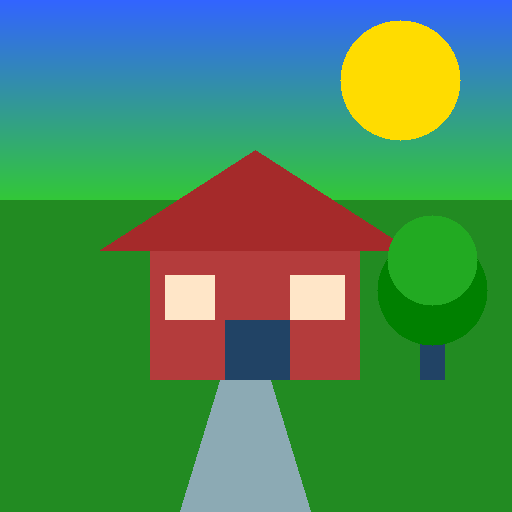
#> input picture Semana_09_Fundamentos_Vision_Computador/semana_9_3_imagen_matriz_pixeles/media/imagen_taller.png, 512 x 512 px, found by its file name
$ jupyter execute taller_pixels_coordenadas.ipynb
#> lines starting #> are read from the running program, lines starting #| are printed output that depends on the picture
# Taller: De Pixels a Coordenadas
## Explorando la Imagen como Matriz

**Herramientas:** `opencv-python`, `numpy`, `matplotlib`

---
## 0. Instalación e importaciones

[cell 1]
# Instalar dependencias (solo necesario en Colab)
# !pip install opencv-python numpy matplotlib

import cv2
import numpy as np
import matplotlib.pyplot as plt
import matplotlib.patches as mpatches

# Configuración global de plots
plt.rcParams['figure.facecolor'] = '#0f0f0f'
plt.rcParams['axes.facecolor'] = '#1a1a2e'
plt.rcParams['text.color'] = 'white'
plt.rcParams['axes.labelcolor'] = 'white'
plt.rcParams['xtick.color'] = 'white'
plt.rcParams['ytick.color'] = 'white'
plt.rcParams['axes.titlecolor'] = 'white'
plt.rcParams['axes.edgecolor'] = '#444'

def mostrar(titulo, img_bgr=None, img_rgb=None, cmap=None, figsize=(6,5)):
    """Helper para mostrar imágenes con matplotlib."""
    fig, ax = plt.subplots(figsize=figsize)
    if img_bgr is not None:
        ax.imshow(cv2.cvtColor(img_bgr, cv2.COLOR_BGR2RGB))
    elif img_rgb is not None:
        ax.imshow(img_rgb, cmap=cmap)
    ax.set_title(titulo, fontsize=13, pad=10)
    ax.axis('off')
    plt.tight_layout()
    plt.show()

print('✅ Librerías cargadas correctamente')
print(f'   OpenCV versión: {cv2.__version__}')
print(f'   NumPy versión:  {np.__version__}')

---
## 1. Cargar la imagen y explorar su estructura matricial

Usamos `cv2.imread()` que carga la imagen en formato **BGR** (Blue-Green-Red),
a diferencia de matplotlib que espera **RGB**. ¡Cuidado con este detalle!

[cell 2]
# ── Cargar imagen ──────────────────────────────────────────────────
ruta = 'media/imagen_taller.png'   # ← cambia aquí si usas otra imagen
img_bgr = cv2.imread(ruta)
#> img_bgr is the input picture: shape (512, 512, 3); mean B, G, R 86, 136.7, 75.2

if img_bgr is None:
    raise FileNotFoundError(f'No se encontró la imagen en: {ruta}')

# ── Información de la matriz ───────────────────────────────────────
alto, ancho, canales = img_bgr.shape
print('═' * 45)
print('  INFORMACIÓN DE LA IMAGEN')
print('═' * 45)
print(f'  Tipo de dato  : {img_bgr.dtype}')
#|   Tipo de dato  : uint8
print(f'  Forma (shape) : {img_bgr.shape}  →  (alto, ancho, canales)')
#|   Forma (shape) : (512, 512, 3)  →  (alto, ancho, canales)
print(f'  Alto          : {alto} px')
#|   Alto          : 512 px
print(f'  Ancho         : {ancho} px')
#|   Ancho         : 512 px
print(f'  Canales       : {canales}  (B, G, R en OpenCV)')
#|   Canales       : 3  (B, G, R en OpenCV)
print(f'  Total píxeles : {alto * ancho:,}')
#|   Total píxeles : 262,144
print(f'  Memoria aprox : {img_bgr.nbytes / 1024:.1f} KB')
#|   Memoria aprox : 768.0 KB
print('═' * 45)

# ── Inspección de píxeles concretos ───────────────────────────────
print('\n  VALORES DE PÍXELES INDIVIDUALES')
print(f'  Píxel [50, 50]    (cielo)  : BGR = {img_bgr[50,  50]}')
#|   Píxel [50, 50]    (cielo)  : BGR = [205 125  50]
print(f'  Píxel [300, 250]  (casa)   : BGR = {img_bgr[300, 250]}')
#|   Píxel [300, 250]  (casa)   : BGR = [ 60  60 180]
print(f'  Píxel [300, 430]  (árbol)  : BGR = {img_bgr[300, 430]}')
#|   Píxel [300, 430]  (árbol)  : BGR = [ 34 170  34]

mostrar('Imagen original (BGR → RGB para display)', img_bgr=img_bgr, figsize=(6,6))

---
## 2. Canales de color: RGB y HSV

### 2.1 Separar canales RGB
Cada canal es una **matriz 2D** de intensidades. Podemos separarlos con `cv2.split()`
o con slicing de NumPy: `img[:, :, 0]` → canal azul.

[cell 3]
# Convertir BGR → RGB para trabajar intuitivamente
img_rgb = cv2.cvtColor(img_bgr, cv2.COLOR_BGR2RGB)

# Separar los tres canales
canal_r = img_rgb[:, :, 0]   # Red
canal_g = img_rgb[:, :, 1]   # Green
canal_b = img_rgb[:, :, 2]   # Blue
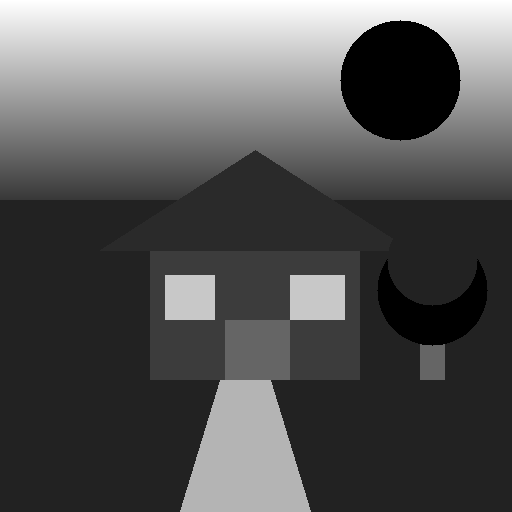
#> canal_b: shape (512, 512); min 0, max 255, mean 86

# También podemos usar cv2.split() que devuelve (B, G, R) en OpenCV
b, g, r = cv2.split(img_bgr)

# Visualizar canales en sus colores reales
fig, axes = plt.subplots(1, 4, figsize=(16, 4))

datos = [
    (img_rgb,  'Imagen RGB\nOriginal',  None),
    (canal_r,  'Canal R (Rojo)',         'Reds'),
    (canal_g,  'Canal G (Verde)',        'Greens'),
    (canal_b,  'Canal B (Azul)',         'Blues'),
]

for ax, (data, titulo, cmap) in zip(axes, datos):
    ax.imshow(data, cmap=cmap)
    ax.set_title(titulo, fontsize=11)
    ax.axis('off')
    # Anotación con estadísticas
    if cmap is not None:
        ax.set_xlabel(f'min={data.min()}  max={data.max()}  media={data.mean():.1f}',
                      color='#aaa', fontsize=9)
#> this loop made 4 passes
#> (titulo, cmap) on passes 2 to 4: ('Canal R (Rojo)', 'Reds'), ('Canal G (Verde)', 'Greens'), ('Canal B (Azul)', 'Blues')

fig.suptitle('Descomposición en Canales RGB', fontsize=14, y=1.02)
plt.tight_layout()
plt.show()

print('Dimensión de cada canal:', canal_r.shape, '← solo (alto, ancho), sin canal')
#| Dimensión de cada canal: (512, 512) ← solo (alto, ancho), sin canal
print('Ejemplo canal_r[50, 50] =', canal_r[50, 50], '→ intensidad del rojo en ese píxel')
#| Ejemplo canal_r[50, 50] = 50 → intensidad del rojo en ese píxel

### 2.2 Espacio de color HSV

HSV descompone el color de forma más intuitiva para humanos:
- **H** (Hue / Matiz): tipo de color, ángulo 0-179 en OpenCV (0=rojo, 60=verde, 120=azul)
- **S** (Saturation / Saturación): pureza del color, 0-255
- **V** (Value / Brillo): luminosidad, 0-255

Es muy útil para **segmentar colores** (ej. detectar objetos por su color).

[cell 4]
# Convertir BGR → HSV
img_hsv = cv2.cvtColor(img_bgr, cv2.COLOR_BGR2HSV)
#> img_hsv: shape (512, 512, 3); mean H, S, V 62.4, 184.1, 169.6

canal_h, canal_s, canal_v = cv2.split(img_hsv)
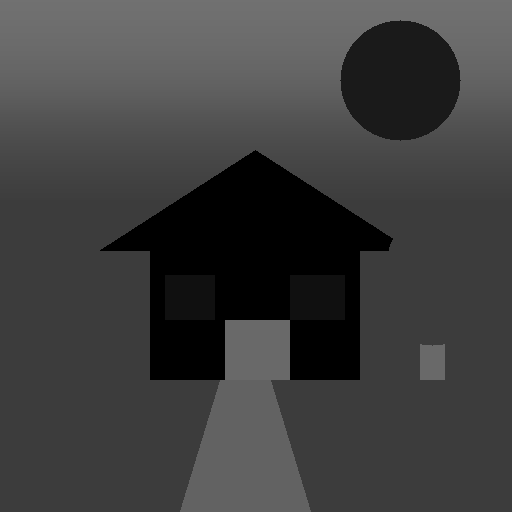
#> canal_h: shape (512, 512); min 0, max 113, mean 62.4
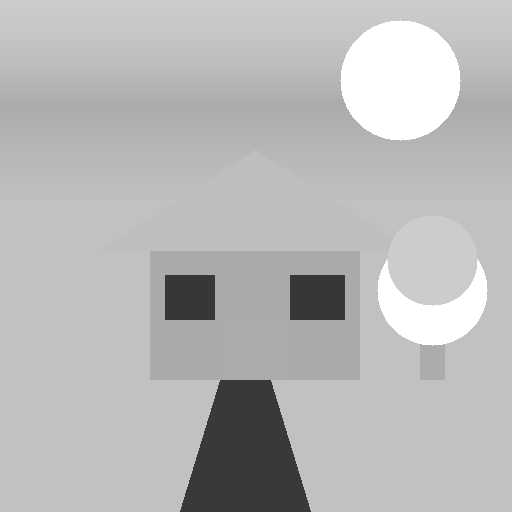
#> canal_s: shape (512, 512); min 55, max 255, mean 184.1
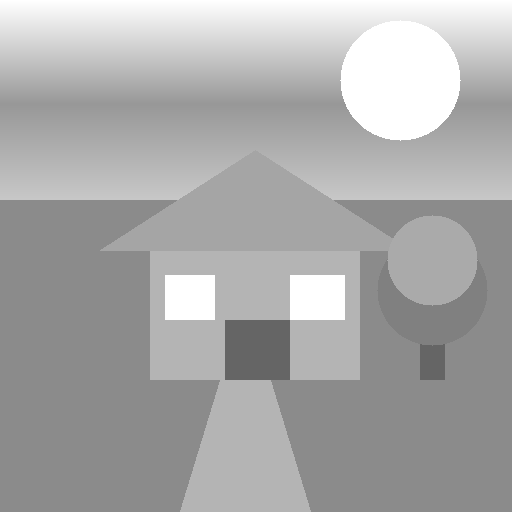
#> canal_v: shape (512, 512); min 101, max 255, mean 169.6

fig, axes = plt.subplots(1, 4, figsize=(16, 4))

datos_hsv = [
    (img_rgb,   'Imagen RGB\nOriginal',  None),
    (canal_h,   'Canal H\n(Matiz)',       'hsv'),
    (canal_s,   'Canal S\n(Saturación)', 'plasma'),
    (canal_v,   'Canal V\n(Valor/Brillo)', 'gray'),
]

for ax, (data, titulo, cmap) in zip(axes, datos_hsv):
    ax.imshow(data, cmap=cmap)
    ax.set_title(titulo, fontsize=11)
    ax.axis('off')
#> this loop made 4 passes

fig.suptitle('Descomposición en Canales HSV', fontsize=14, y=1.02)
plt.tight_layout()
plt.show()

# Tabla comparativa de píxeles en ambos espacios de color
print('\n  COMPARACIÓN DE ESPACIOS DE COLOR EN PUNTOS CLAVE')
print(f'  {"Región":<20} {"BGR":>20} {"HSV":>20}')
print('  ' + '─' * 60)
puntos = [
    ('Cielo (50,50)',    (50, 50)),
    ('Sol (80, 400)',    (80, 400)),
    ('Casa (300,250)',   (300, 250)),
    ('Árbol (290,432)', (290, 432)),
]
for nombre, (y, x) in puntos:
    bgr_val = img_bgr[y, x]
    hsv_val = img_hsv[y, x]
    print(f'  {nombre:<20} BGR={str(bgr_val):>17}   HSV={str(hsv_val):>17}')
#> this loop made 4 passes
#> (bgr_val, hsv_val) on passes 1 to 4: ([205, 125, 50], [106, 193, 205]), ([0, 220, 255], [26, 255, 255]), ([60, 60, 180], [0, 170, 180]), ([34, 170, 34], [60, 204, 170])
#> (printed output is left out)

---
## 3. Slicing de matrices: Modificar regiones específicas

En NumPy, el slicing funciona igual que en listas pero en múltiples dimensiones:
```python
imagen[y_inicio:y_fin, x_inicio:x_fin]  →  submatriz (región rectangular)
imagen[y_inicio:y_fin, x_inicio:x_fin] = [B, G, R]  →  asignar color
```

### 3.1 Cambiar el color de un área rectangular

[cell 5]
# Trabajamos sobre una copia para no modificar el original
img_mod1 = img_bgr.copy()

# ─── Modificación 1: Ventana izquierda → rojo brillante ──────────
# Coordenadas: [fila_inicio:fila_fin, col_inicio:col_fin]
img_mod1[275:320, 165:215] = [0, 0, 255]   # BGR rojo

# ─── Modificación 2: Ventana derecha → cyan ───────────────────────
img_mod1[275:320, 290:345] = [255, 255, 0]  # BGR cyan

# ─── Modificación 3: Zona del suelo → naranja ─────────────────────
img_mod1[450:510, 50:200] = [0, 140, 255]   # BGR naranja

# ─── Dibujar rectángulos para señalar las zonas ───────────────────
img_anotada = img_mod1.copy()
cv2.rectangle(img_anotada, (165, 275), (215, 320), (255, 255, 255), 2)
cv2.rectangle(img_anotada, (290, 275), (345, 320), (255, 255, 255), 2)
cv2.rectangle(img_anotada, (50, 450),  (200, 510), (255, 255, 255), 2)

# Etiquetas
cv2.putText(img_anotada, 'Rojo', (167, 310), cv2.FONT_HERSHEY_SIMPLEX, 0.45, (255,255,255), 1)
#> img_anotada: shape (512, 512, 3); mean B, G, R 85.1, 136.3, 81
cv2.putText(img_anotada, 'Cyan', (292, 310), cv2.FONT_HERSHEY_SIMPLEX, 0.45, (255,255,255), 1)
#> img_anotada: shape (512, 512, 3); mean B, G, R 85.1, 136.3, 81.1
cv2.putText(img_anotada, 'Naranja', (55, 490), cv2.FONT_HERSHEY_SIMPLEX, 0.5, (255,255,255), 1)

# Comparación lado a lado
fig, (ax1, ax2) = plt.subplots(1, 2, figsize=(13, 6))
ax1.imshow(cv2.cvtColor(img_bgr, cv2.COLOR_BGR2RGB))
ax1.set_title('Original', fontsize=12)
ax1.axis('off')
ax2.imshow(cv2.cvtColor(img_anotada, cv2.COLOR_BGR2RGB))
ax2.set_title('Después del slicing\n(regiones recoloreadas)', fontsize=12)
ax2.axis('off')
plt.suptitle('Modificación de Regiones con Slicing NumPy', fontsize=14)
plt.tight_layout()
plt.show()

print('Código equivalente al slicing de ventana izquierda:')
print('  img_mod1[275:320, 165:215] = [0, 0, 255]')
print('  ↑fila_ini ↑fila_fin ↑col_ini ↑col_fin   ↑valor BGR')
print(f'  Tamaño del bloque: {(320-275)} filas × {(215-165)} columnas = {(320-275)*(215-165)} píxeles modificados')

### 3.2 Sustituir una región por otra parte de la imagen

El slicing también permite **copiar bloques completos** de una región a otra.
Los bloques deben tener el **mismo tamaño** (mismo número de filas y columnas).

[cell 6]
img_mod2 = img_bgr.copy()

# ─── Recortar región fuente: el sol ──────────────────────────────
# Sol centrado aprox en (80, 400), radio 60 → bounding box 120×120
y1_src, y2_src = 20,  140
x1_src, x2_src = 340, 460
region_sol = img_bgr[y1_src:y2_src, x1_src:x2_src].copy()
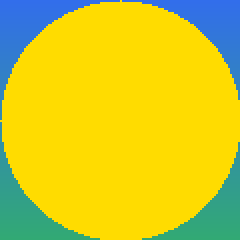
#> region_sol: shape (120, 120, 3) (shown 2 times larger); mean B, G, R 38.3, 202.4, 210.7

# ─── Pegar el sol en dos nuevas posiciones ───────────────────────
h, w = region_sol.shape[:2]
print(f'Tamaño de la región copiada (sol): {h}×{w} px  →  shape {region_sol.shape}')
#| Tamaño de la región copiada (sol): 120×120 px  →  shape (120, 120, 3)

# Posición 1: esquina superior izquierda
img_mod2[20:20+h, 20:20+w] = region_sol

# Posición 2: en el cielo central
img_mod2[30:30+h, 196:196+w] = region_sol

# ─── También copiamos un árbol clonado ───────────────────────────
arbol_src = img_bgr[230:390, 395:490].copy()
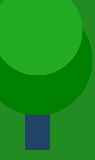
#> arbol_src: shape (160, 95, 3); mean B, G, R 29.2, 143.1, 25.2
h2, w2 = arbol_src.shape[:2]
img_mod2[230:230+h2, 20:20+w2] = arbol_src
#> img_mod2: shape (512, 512, 3); mean B, G, R 71.2, 143.6, 92.3

# Anotaciones
img_anot2 = img_mod2.copy()
cv2.rectangle(img_anot2, (x1_src, y1_src), (x2_src, y2_src), (0, 255, 255), 2)
cv2.putText(img_anot2, 'ORIGEN', (x1_src, y1_src-5), cv2.FONT_HERSHEY_SIMPLEX, 0.5, (0,255,255), 1)
cv2.rectangle(img_anot2, (20, 20), (20+w, 20+h), (0, 255, 0), 2)
cv2.putText(img_anot2, 'COPIA 1', (22, 18), cv2.FONT_HERSHEY_SIMPLEX, 0.5, (0,255,0), 1)
cv2.rectangle(img_anot2, (196, 30), (196+w, 30+h), (0, 255, 0), 2)
cv2.putText(img_anot2, 'COPIA 2', (198, 28), cv2.FONT_HERSHEY_SIMPLEX, 0.5, (0,255,0), 1)

fig, (ax1, ax2) = plt.subplots(1, 2, figsize=(13, 6))
ax1.imshow(cv2.cvtColor(img_bgr, cv2.COLOR_BGR2RGB))
ax1.set_title('Original', fontsize=12)
ax1.axis('off')
ax2.imshow(cv2.cvtColor(img_anot2, cv2.COLOR_BGR2RGB))
ax2.set_title('Sustitución de regiones\n(cian=origen, verde=destinos)', fontsize=12)
ax2.axis('off')
plt.suptitle('Copy-Paste de Regiones con Slicing', fontsize=14)
plt.tight_layout()
plt.show()

print('\nCódigo del copy-paste:')
print('  region = img[y1:y2, x1:x2].copy()   # extraer')
print('  img[y1_dst:y2_dst, x1_dst:x2_dst] = region  # pegar')

---
## 4. Histograma de Intensidades

El histograma muestra la **distribución de valores de brillo/color** en la imagen.
- Eje X: valor de intensidad (0=negro … 255=blanco)
- Eje Y: número de píxeles con ese valor

Un histograma concentrado a la **izquierda** → imagen oscura.
Concentrado a la **derecha** → imagen sobreexpuesta.

[cell 7]
fig, axes = plt.subplots(2, 2, figsize=(13, 10))

# ─── Histograma con cv2.calcHist() ────────────────────────────────
ax = axes[0, 0]
colores = ('b', 'g', 'r')
nombres = ('Azul', 'Verde', 'Rojo')
for canal_idx, (color, nombre) in enumerate(zip(colores, nombres)):
    # cv2.calcHist(images, channels, mask, histSize, ranges)
    hist = cv2.calcHist([img_bgr], [canal_idx], None, [256], [0, 256])
    ax.plot(hist, color=color, alpha=0.8, linewidth=1.5, label=nombre)
ax.set_title('Histograma RGB\n(cv2.calcHist)', fontsize=11)
ax.set_xlabel('Intensidad (0-255)')
ax.set_ylabel('Número de píxeles')
ax.legend()
ax.set_xlim([0, 256])

# ─── Histograma con matplotlib.hist() ─────────────────────────────
ax2 = axes[0, 1]
for canal_idx, (color, nombre) in enumerate(zip(colores, nombres)):
    canal_data = img_bgr[:, :, canal_idx].ravel()  # aplanar a 1D
    ax2.hist(canal_data, bins=256, range=(0, 256), color=color,
             alpha=0.5, label=nombre, histtype='stepfilled')
ax2.set_title('Histograma RGB\n(matplotlib.hist)', fontsize=11)
ax2.set_xlabel('Intensidad (0-255)')
ax2.set_ylabel('Frecuencia')
ax2.legend()

# ─── Histograma en escala de grises ───────────────────────────────
ax3 = axes[1, 0]
img_gray = cv2.cvtColor(img_bgr, cv2.COLOR_BGR2GRAY)
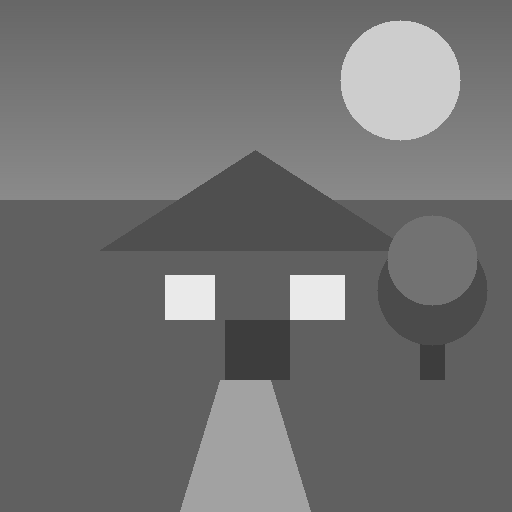
#> img_gray: shape (512, 512); min 61, max 234, mean 112.7
hist_gray = cv2.calcHist([img_gray], [0], None, [256], [0, 256])
#> hist_gray = 256 values, max 115397 at index 96, min 0 at index 0, mean 1024
ax3.fill_between(range(256), hist_gray.flatten(), color='#bb86fc', alpha=0.7)
ax3.plot(hist_gray, color='#e040fb', linewidth=1.5)
ax3.set_title('Histograma Escala de Grises', fontsize=11)
ax3.set_xlabel('Intensidad (0-255)')
ax3.set_ylabel('Número de píxeles')
ax3.set_xlim([0, 256])

# ─── Imagen en grises como referencia ─────────────────────────────
ax4 = axes[1, 1]
ax4.imshow(img_gray, cmap='gray')
ax4.set_title('Imagen en Escala de Grises', fontsize=11)
ax4.axis('off')

plt.suptitle('Histogramas de Intensidad', fontsize=14, y=1.01)
plt.tight_layout()
plt.show()

# Estadísticas
print('ESTADÍSTICAS DE LA IMAGEN (canal a canal BGR):')
for i, nombre in enumerate(['Azul', 'Verde', 'Rojo']):
    c = img_bgr[:,:,i]
    print(f'  {nombre:6}: min={c.min():3d}  max={c.max():3d}  '
          f'media={c.mean():5.1f}  std={c.std():5.1f}')
#> this loop made 3 passes
#|   Azul  : min=  0  max=255  media= 86.0  std= 71.6
#|   Verde : min= 42  max=230  media=136.7  std= 43.7
#|   Rojo  : min=  0  max=255  media= 75.2  std= 66.6

---
## 5. Ajuste de Brillo y Contraste

La ecuación fundamental del ajuste lineal es:

$$g(x,y) = \alpha \cdot f(x,y) + \beta$$

- **α (alpha)**: controla el **contraste** (ganancia). α > 1 → más contraste; α < 1 → menos contraste
- **β (beta)**: controla el **brillo** (sesgo). β > 0 → más brillo; β < 0 → más oscuro

Los valores se **saturan** automáticamente al rango [0, 255].

[cell 8]
# ─── Función manual con NumPy (usando clip para saturar) ──────────
def ajuste_manual(imagen, alpha, beta):
    """g = alpha * f + beta  (saturado a [0, 255])"""
#> called with alpha = 1.5, beta = 30
    resultado = np.clip(alpha * imagen.astype(np.float32) + beta, 0, 255)
    return resultado.astype(np.uint8)

# ─── Función de OpenCV (más eficiente) ────────────────────────────
# cv2.convertScaleAbs(src, alpha=1, beta=0)

configuraciones = [
    ('Original',              img_bgr,                                      1.0,  0),
    ('Más brillo (+80)',      cv2.convertScaleAbs(img_bgr, alpha=1.0, beta=80),  1.0, 80),
    ('Menos brillo (-80)',    cv2.convertScaleAbs(img_bgr, alpha=1.0, beta=-80), 1.0,-80),
    ('Más contraste (α=1.8)', cv2.convertScaleAbs(img_bgr, alpha=1.8, beta=0),  1.8,  0),
    ('Menos contraste (α=0.5)', cv2.convertScaleAbs(img_bgr, alpha=0.5, beta=0), 0.5, 0),
    ('Manual: α=1.5, β=30',   ajuste_manual(img_bgr, 1.5, 30),               1.5, 30),
]

fig, axes = plt.subplots(2, 3, figsize=(15, 9))
for ax, (titulo, img_var, alpha, beta) in zip(axes.flat, configuraciones):
    ax.imshow(cv2.cvtColor(img_var, cv2.COLOR_BGR2RGB))
    ax.set_title(f'{titulo}', fontsize=10, pad=6)
    ax.axis('off')
    # Calcular estadísticas de brillo
    gray = cv2.cvtColor(img_var, cv2.COLOR_BGR2GRAY)
    ax.set_xlabel(f'Brillo medio: {gray.mean():.1f}  |  Std: {gray.std():.1f}',
                  color='#aaa', fontsize=8)
#> this loop made 6 passes
#> (titulo, alpha, beta) on passes 1 to 5: ('Original', 1, 0), ('Más brillo (+80)', 1, 80), ('Menos brillo (-80)', 1, -80), ('Más contraste (α=1.8)', 1.8, 0), ('Menos contraste (α=0.5)', 0.5, 0)

plt.suptitle('Ajustes de Brillo (β) y Contraste (α)\nFórmula: g(x,y) = α·f(x,y) + β',
             fontsize=13, y=1.01)
plt.tight_layout()
plt.show()

[cell 9]
# ─── Comparar histogramas antes/después del ajuste ────────────────
original   = img_bgr
mas_brillo = cv2.convertScaleAbs(img_bgr, alpha=1.0, beta=80)
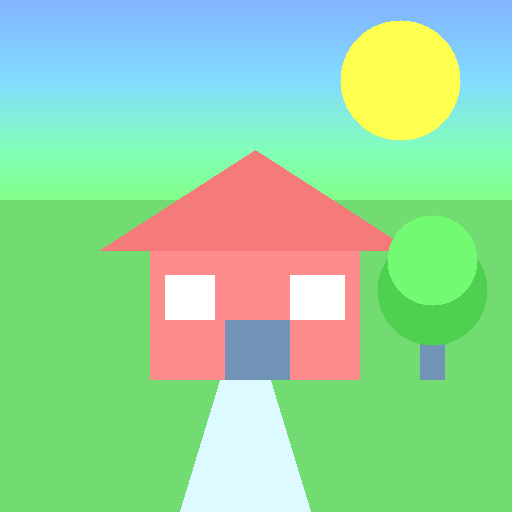
#> mas_brillo: shape (512, 512, 3); mean B, G, R 159.5, 212.9, 149.9
mas_contr  = cv2.convertScaleAbs(img_bgr, alpha=1.8, beta=0)
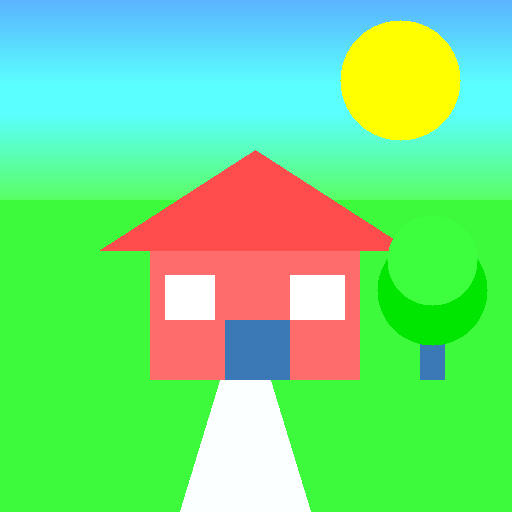
#> mas_contr: shape (512, 512, 3); mean B, G, R 129.6, 223.5, 115.4

fig, axes = plt.subplots(2, 3, figsize=(15, 8))

pares = [
    (original,   'Original'),
    (mas_brillo, 'Más brillo (β=+80)'),
    (mas_contr,  'Más contraste (α=1.8)'),
]

for col, (img_var, titulo) in enumerate(pares):
    # Imagen
    axes[0, col].imshow(cv2.cvtColor(img_var, cv2.COLOR_BGR2RGB))
    axes[0, col].set_title(titulo, fontsize=11)
    axes[0, col].axis('off')
    # Histograma
    for i, color in enumerate(['b','g','r']):
        hist = cv2.calcHist([img_var], [i], None, [256], [0,256])
        axes[1, col].plot(hist, color=color, alpha=0.75, linewidth=1.2)
    axes[1, col].set_xlim([0, 256])
    axes[1, col].set_xlabel('Intensidad')
    if col == 0:
        axes[1, col].set_ylabel('Píxeles')
    # Línea vertical en la media de grises
    gv = cv2.cvtColor(img_var, cv2.COLOR_BGR2GRAY).mean()
    axes[1, col].axvline(gv, color='yellow', linestyle='--', linewidth=1.2, label=f'media={gv:.0f}')
    axes[1, col].legend(fontsize=8)
#> this loop made 3 passes
#> (titulo, gv) on passes 1 to 3: ('Original', 112.7), ('Más brillo (β=+80)', 188.1), ('Más contraste (α=1.8)', 180.6)

plt.suptitle('Efecto de los Ajustes sobre el Histograma', fontsize=13, y=1.01)
plt.tight_layout()
plt.show()
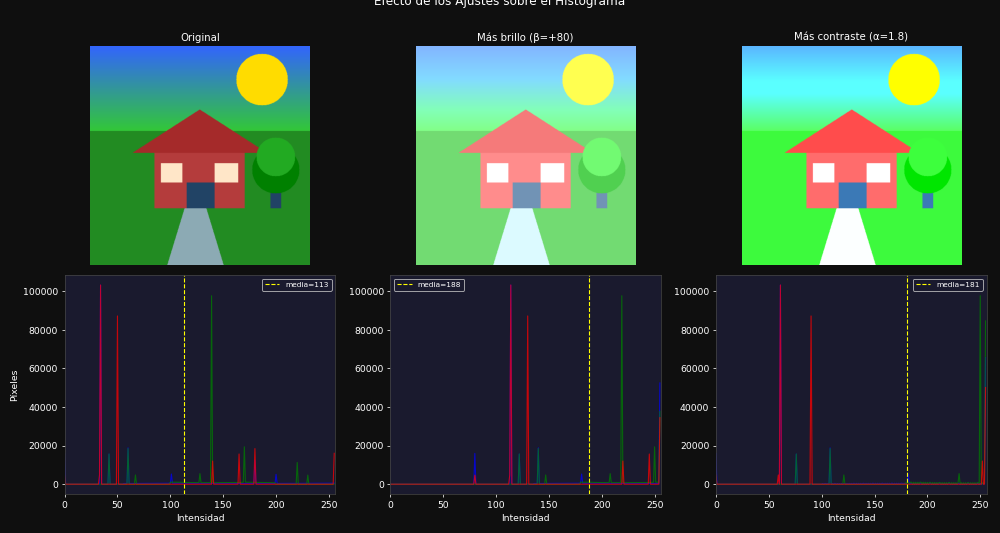
#> figure drawn by matplotlib, 6 panels; panel 4: curve peaks at x = 34, y = 103293; panel 4: curve peaks at x = 139, y = 97718; panel 4: curve peaks at x = 34, y = 103293; panel 5: curve peaks at x = 114, y = 103293

print('Observa cómo:')
print('  • +Brillo  → histograma se desplaza a la DERECHA')
print('  • +Contraste → histograma se ENSANCHA (mayor dispersión)')
